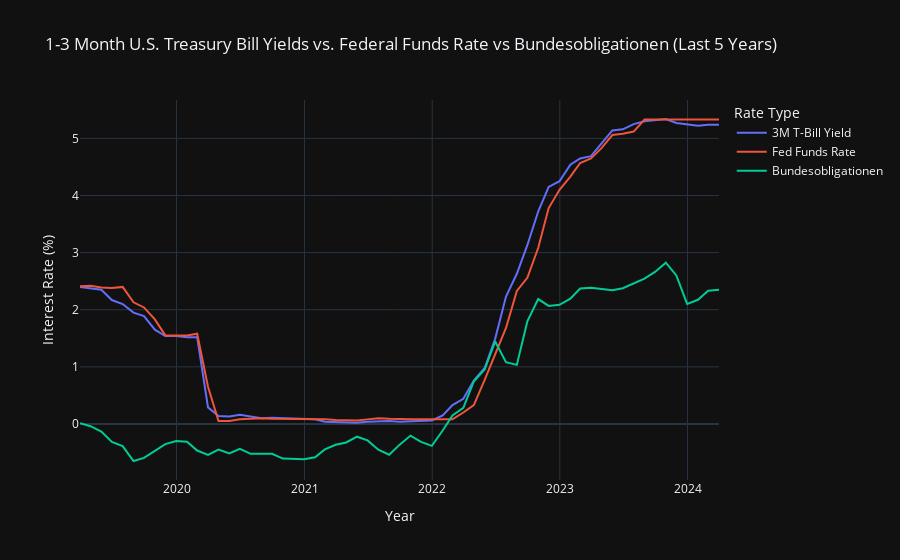

Here is the notebook cell this chart was saved with:
### Code cell
load_dotenv()

# Replace with your actual FRED API Key
API_KEY = os.getenv('FRED_API_KEY')
fred = Fred(api_key=API_KEY)

# Fetch data from FRED
start_date = "2019-03-01"  # Start 5 years ago
end_date = "2024-03-01"    # End date

# Get 3-Month Treasury Bill Yield (Secondary Market Rate)
t_bill = fred.get_series("TB3MS", start_date, end_date)

# German 3-Month Schatz (Bundesobligationen)
bundesobligationen = fred.get_series("IRLTLT01DEM156N", start_date, end_date)

# Get Federal Funds Rate
fed_funds = fred.get_series("FEDFUNDS", start_date, end_date)

# Convert to DataFrame and resample monthly
df = pd.DataFrame({"Date": t_bill.index, "3M T-Bill Yield": t_bill, "Fed Funds Rate": fed_funds, "Bundesobligationen": bundesobligationen})
df = df.resample("ME", on="Date").mean().reset_index()  # Ensure monthly data

# Create interactive plot using Plotly
fig = px.line(df, x="Date", y=["3M T-Bill Yield", "Fed Funds Rate", "Bundesobligationen"],
              labels={"value": "Interest Rate (%)", "variable": "Rate Type"},
              title="1-3 Month U.S. Treasury Bill Yields vs. Federal Funds Rate vs Bundesobligationen (Last 5 Years)")

# Customize layout
fig.update_layout(xaxis_title="Year", yaxis_title="Interest Rate (%)", 
                  legend_title="Rate Type", template="plotly_dark")

# Show plot
fig.show()
